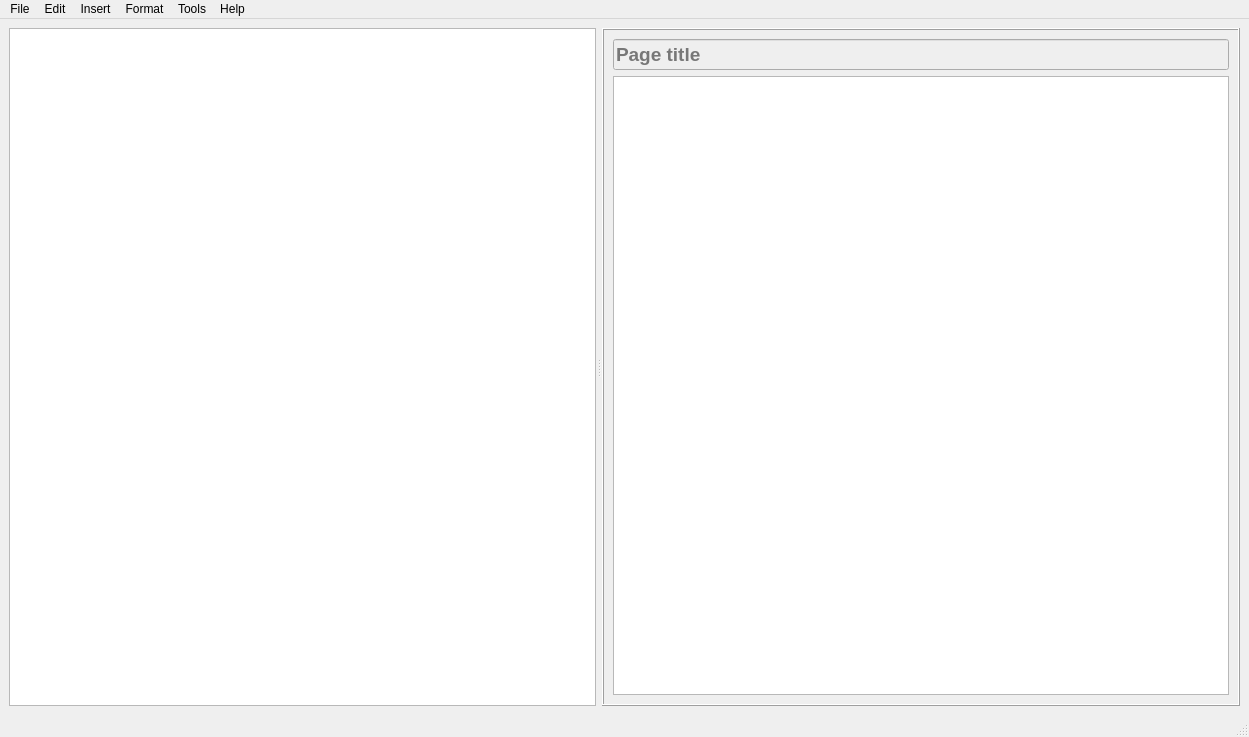
<?xml version="1.0" encoding="UTF-8"?>
<ui version="4.0">
 <class>MainWindow</class>
 <widget class="QMainWindow" name="MainWindow">
  <property name="geometry">
   <rect>
    <x>0</x>
    <y>0</y>
    <width>1249</width>
    <height>737</height>
   </rect>
  </property>
  <property name="windowTitle">
   <string>MainWindow</string>
  </property>
  <widget class="QWidget" name="centralwidget">
   <layout class="QHBoxLayout" name="horizontalLayout">
    <item>
     <widget class="QSplitter" name="mainSplitter">
      <property name="orientation">
       <enum>Qt::Horizontal</enum>
      </property>
      <property name="opaqueResize">
       <bool>true</bool>
      </property>
      <property name="handleWidth">
       <number>6</number>
      </property>
      <property name="childrenCollapsible">
       <bool>true</bool>
      </property>
      <widget class="QTreeWidget" name="notebookName">
       <property name="minimumSize">
        <size>
         <width>150</width>
         <height>0</height>
        </size>
       </property>
       <property name="maximumSize">
        <size>
         <width>16777215</width>
         <height>16777215</height>
        </size>
       </property>
       <property name="headerHidden">
        <bool>true</bool>
       </property>
       <attribute name="headerVisible">
        <bool>false</bool>
       </attribute>
       <column>
        <property name="text">
         <string notr="true">1</string>
        </property>
       </column>
      </widget>
      <widget class="QFrame" name="frame_3">
       <property name="sizePolicy">
        <sizepolicy hsizetype="Expanding" vsizetype="Preferred">
         <horstretch>0</horstretch>
         <verstretch>0</verstretch>
        </sizepolicy>
       </property>
       <property name="frameShape">
        <enum>QFrame::Box</enum>
       </property>
       <property name="frameShadow">
        <enum>QFrame::Raised</enum>
       </property>
       <layout class="QVBoxLayout" name="verticalLayout">
        <item>
         <widget class="QLineEdit" name="pageTitleEdit">
          <property name="enabled">
           <bool>false</bool>
          </property>
          <property name="font">
           <font>
            <pointsize>14</pointsize>
            <weight>75</weight>
            <bold>true</bold>
           </font>
          </property>
          <property name="placeholderText">
           <string>Page title</string>
          </property>
          <property name="clearButtonEnabled">
           <bool>true</bool>
          </property>
         </widget>
        </item>
        <item>
         <widget class="QTextEdit" name="pageEdit"/>
        </item>
       </layout>
      </widget>
     </widget>
    </item>
   </layout>
  </widget>
  <widget class="QMenuBar" name="menubar">
   <property name="geometry">
    <rect>
     <x>0</x>
     <y>0</y>
     <width>1249</width>
     <height>22</height>
    </rect>
   </property>
   <widget class="QMenu" name="menuFile">
    <property name="title">
     <string>File</string>
    </property>
    <addaction name="actionOpen"/>
    <addaction name="actionSave"/>
    <addaction name="actionSave_As"/>
    <addaction name="separator"/>
    <addaction name="actionPrint"/>
    <addaction name="actionPrint_Preview"/>
    <addaction name="separator"/>
    <addaction name="actionRename_Database"/>
    <addaction name="actionNew_Database"/>
    <addaction name="separator"/>
    <addaction name="actionBackup_Database"/>
    <addaction name="separator"/>
    <addaction name="actionExport_Binder"/>
    <addaction name="actionImport_Binder"/>
    <addaction name="separator"/>
    <addaction name="actionExit"/>
   </widget>
   <widget class="QMenu" name="menuInsert">
    <property name="title">
     <string>Insert</string>
    </property>
    <addaction name="actionAdd_Workbook"/>
    <addaction name="actionDelete_Workbook"/>
    <addaction name="actionRename_WorkBook"/>
    <addaction name="actionCollapse_All_Binders"/>
    <addaction name="separator"/>
    <addaction name="actionAdd_Scction"/>
    <addaction name="actionDelete_Section"/>
    <addaction name="actionRename_Section"/>
    <addaction name="separator"/>
    <addaction name="actionAdd_Page"/>
    <addaction name="actionDelete_Page"/>
    <addaction name="actionRename_Page"/>
    <addaction name="separator"/>
    <addaction name="actionInsert_Attachment"/>
    <addaction name="actionInsert_New_Spreadsheet"/>
    <addaction name="actionInsert_Spreadsheet_From_Template"/>
    <addaction name="actionInsert_Existing_Spreadsheet"/>
    <addaction name="actionManage_Page_Spreadsheets"/>
    <addaction name="separator"/>
    <addaction name="actionPlanning_Register"/>
    <addaction name="actionSave_Planning_Register_as_Preset"/>
    <addaction name="actionRename_Planning_Register_Preset"/>
    <addaction name="actionDelete_Planning_Register_Preset"/>
    <addaction name="separator"/>
   </widget>
   <widget class="QMenu" name="menuHelp">
    <property name="title">
     <string>Help</string>
    </property>
    <addaction name="actionGetting_Started"/>
    <addaction name="actionOrganizing_Notes"/>
    <addaction name="actionRich_Text_Editing"/>
    <addaction name="actionTables_and_Currency"/>
    <addaction name="actionBackups_and_Recovery"/>
    <addaction name="actionStorage_Locations"/>
    <addaction name="actionRestore_Backup_Bundles"/>
    <addaction name="actionKeyboard_Shortcuts"/>
    <addaction name="separator"/>
    <addaction name="actionTroubleshooting"/>
    <addaction name="separator"/>
    <addaction name="actionDocumentation"/>
    <addaction name="actionAbout"/>
   </widget>
   <widget class="QMenu" name="menuEdit">
    <property name="title">
     <string>Edit</string>
    </property>
    <widget class="QMenu" name="menuDefault_Paste_Mode">
     <property name="title">
      <string>Default Paste Mode</string>
     </property>
     <addaction name="actionPasteMode_Rich"/>
     <addaction name="actionPasteMode_Text_Only"/>
     <addaction name="actionPasteMode_Match_Style"/>
     <addaction name="actionPasteMode_Clean"/>
    </widget>
    <addaction name="actionUndo"/>
    <addaction name="actionRedo"/>
    <addaction name="separator"/>
    <addaction name="actionPaste_Text_Only"/>
    <addaction name="actionPaste_and_Match_Style"/>
    <addaction name="actionPaste_Clean_Formatting"/>
    <addaction name="menuDefault_Paste_Mode"/>
   </widget>
   <widget class="QMenu" name="menuFormat">
    <property name="title">
     <string>Format</string>
    </property>
    <widget class="QMenu" name="menuList_Schemes">
     <property name="title">
      <string>List Schemes</string>
     </property>
     <widget class="QMenu" name="menuOrdered_Numbered">
      <property name="title">
       <string>Ordered (Numbered)</string>
      </property>
      <addaction name="actionOrdered_Classic"/>
      <addaction name="actionOrdered_Decimal"/>
     </widget>
     <widget class="QMenu" name="menuUnordered_Bulleted">
      <property name="title">
       <string>Unordered (Bulleted)</string>
      </property>
      <addaction name="actionUnordered_Disc_Circle_Square"/>
      <addaction name="actionUnordered_Disc_Only"/>
     </widget>
     <addaction name="menuOrdered_Numbered"/>
     <addaction name="menuUnordered_Bulleted"/>
    </widget>
    <addaction name="menuList_Schemes"/>
   </widget>
   <widget class="QMenu" name="menuTools">
    <property name="title">
     <string>Tools</string>
    </property>
    <addaction name="actionSettings"/>
    <addaction name="actionOpen_Databases_Folder"/>
    <addaction name="actionMigrate_Current_DB_to_Root"/>
    <addaction name="actionClean_Unused_Media"/>
   </widget>
   <addaction name="menuFile"/>
   <addaction name="menuEdit"/>
   <addaction name="menuInsert"/>
   <addaction name="menuFormat"/>
   <addaction name="menuTools"/>
   <addaction name="menuHelp"/>
  </widget>
  <widget class="QStatusBar" name="statusbar"/>
  <action name="actionOpen">
   <property name="text">
    <string>Open</string>
   </property>
  </action>
  <action name="actionSave">
   <property name="text">
    <string>Save</string>
   </property>
  </action>
  <action name="actionSave_As">
   <property name="text">
    <string>Save As...</string>
   </property>
  </action>
  <action name="actionExit">
   <property name="text">
    <string>Exit</string>
   </property>
  </action>
  <action name="actionNew_Database">
   <property name="text">
    <string>New Database</string>
   </property>
  </action>
  <action name="actionExport_Database">
   <property name="text">
    <string>Export</string>
   </property>
  </action>
  <action name="actionAdd_WorkBook">
   <property name="text">
    <string>Add Binder</string>
   </property>
  </action>
  <action name="actionDelete_Workbook">
   <property name="text">
    <string>Delete Binder</string>
   </property>
  </action>
  <action name="actionRename_WorkBook">
   <property name="text">
    <string>Rename Binder</string>
   </property>
  </action>
  <action name="actionAdd_Workbook">
   <property name="text">
    <string>Add Binder</string>
   </property>
  </action>
  <action name="actionAdd_Scction">
   <property name="text">
    <string>Add Section</string>
   </property>
  </action>
  <action name="actionDelete_Section">
   <property name="text">
    <string>Delete Section</string>
   </property>
  </action>
  <action name="actionRename_Section">
   <property name="text">
    <string>Rename Section</string>
   </property>
  </action>
  <action name="actionAdd_Page">
   <property name="text">
    <string>Add Page</string>
   </property>
  </action>
  <action name="actionDelete_Page">
   <property name="text">
    <string>Delete Page</string>
   </property>
  </action>
  <action name="actionRename_Page">
   <property name="text">
    <string>Rename Page</string>
   </property>
  </action>
  <action name="actionInsert_Attachment">
   <property name="text">
    <string>Insert Attachment…</string>
   </property>
  </action>
  <action name="actionInsert_New_Spreadsheet">
   <property name="text">
    <string>Insert New Spreadsheet…</string>
   </property>
  </action>
  <action name="actionInsert_Spreadsheet_From_Template">
   <property name="text">
    <string>Insert From Spreadsheet Template…</string>
   </property>
  </action>
  <action name="actionInsert_Existing_Spreadsheet">
   <property name="text">
    <string>Insert Existing Spreadsheet…</string>
   </property>
  </action>
  <action name="actionManage_Page_Spreadsheets">
   <property name="text">
    <string>Manage Page Spreadsheets…</string>
   </property>
  </action>
  <action name="actionInsert_Table_Preset">
   <property name="text">
    <string>Insert Preset Register…</string>
   </property>
  </action>
  <action name="actionSave_Table_as_Preset">
   <property name="text">
    <string>Save Register as Preset…</string>
   </property>
  </action>
  <action name="actionClean_Unused_Media">
   <property name="text">
    <string>Clean Unused Media</string>
   </property>
  </action>
  <action name="actionSettings">
   <property name="text">
    <string>Settings…</string>
   </property>
  </action>
  <action name="actionOpen_Databases_Folder">
   <property name="text">
    <string>Open Databases Folder</string>
   </property>
  </action>
  <action name="actionMigrate_Current_DB_to_Root">
   <property name="text">
    <string>Migrate Current DB into Databases Root…</string>
   </property>
  </action>
  <action name="actionCollapse_All_Binders">
   <property name="text">
    <string>Collapse All Binders</string>
   </property>
  </action>
  <action name="actionPaste_Text_Only">
   <property name="text">
    <string>Paste Text Only</string>
   </property>
   <property name="shortcut">
    <string>Ctrl+Shift+V</string>
   </property>
  </action>
  <action name="actionPaste_and_Match_Style">
   <property name="text">
    <string>Paste and Match Style</string>
   </property>
   <property name="toolTip">
    <string>Paste keeping basic structure but match current font/size/color</string>
   </property>
   <property name="shortcut">
    <string>Ctrl+Alt+V</string>
   </property>
  </action>
  <action name="actionPaste_Clean_Formatting">
   <property name="text">
    <string>Paste — Clean Formatting</string>
   </property>
   <property name="toolTip">
    <string>Paste HTML but strip inline styles, classes, and backgrounds</string>
   </property>
  </action>
  <action name="actionPasteMode_Rich">
   <property name="checkable">
    <bool>true</bool>
   </property>
   <property name="text">
    <string>Rich (default Ctrl+V)</string>
   </property>
  </action>
  <action name="actionPasteMode_Text_Only">
   <property name="checkable">
    <bool>true</bool>
   </property>
   <property name="text">
    <string>Text Only (default Ctrl+V)</string>
   </property>
  </action>
  <action name="actionPasteMode_Match_Style">
   <property name="checkable">
    <bool>true</bool>
   </property>
   <property name="text">
    <string>Match Style (default Ctrl+V)</string>
   </property>
  </action>
  <action name="actionPasteMode_Clean">
   <property name="checkable">
    <bool>true</bool>
   </property>
   <property name="text">
    <string>Clean Formatting (default Ctrl+V)</string>
   </property>
  </action>
  <action name="actionOrdered_Classic">
   <property name="text">
    <string>Classic (I, A, 1, a, i)</string>
   </property>
  </action>
  <action name="actionOrdered_Decimal">
   <property name="text">
    <string>Decimal (1, 2, 3)</string>
   </property>
  </action>
  <action name="actionUnordered_Disc_Circle_Square">
   <property name="text">
    <string>Disc → Circle → Square</string>
   </property>
  </action>
  <action name="actionUnordered_Disc_Only">
   <property name="text">
    <string>Disc only</string>
   </property>
  </action>
  <action name="actionPlanning_Register">
   <property name="text">
    <string>Insert Planning Register</string>
   </property>
  </action>
  <action name="actionSave_Planning_Register_as_Preset">
   <property name="text">
    <string>Save Planning Register as Preset…</string>
   </property>
  </action>
  <action name="actionRename_Planning_Register_Preset">
   <property name="text">
    <string>Rename Planning Register Preset…</string>
   </property>
  </action>
  <action name="actionDelete_Planning_Register_Preset">
   <property name="text">
    <string>Delete Planning Register Preset…</string>
   </property>
  </action>
  <action name="actionBackup_Database">
   <property name="text">
    <string>Backup Database</string>
   </property>
  </action>
  <action name="actionRename_Database">
   <property name="text">
    <string>Rename Database</string>
   </property>
  </action>
  <action name="actionExport_Binder">
   <property name="text">
    <string>Export Binder</string>
   </property>
  </action>
  <action name="actionImport_Binder">
   <property name="text">
    <string>Import Binder</string>
   </property>
  </action>
  <action name="actionDocumentation">
   <property name="text">
    <string>Documentation</string>
   </property>
  </action>
    <action name="actionRestore_Backup_Bundles">
     <property name="text">
        <string>Restore Backup Bundles</string>
     </property>
    </action>
  <action name="actionKeyboard_Shortcuts">
   <property name="text">
    <string>Keyboard Shortcuts</string>
   </property>
  </action>
  <action name="actionAbout">
   <property name="text">
    <string>About NoteBook</string>
   </property>
  </action>
  <action name="actionGetting_Started">
   <property name="text">
    <string>Getting Started</string>
   </property>
  </action>
  <action name="actionOrganizing_Notes">
   <property name="text">
    <string>Organizing Your Notes</string>
   </property>
  </action>
  <action name="actionRich_Text_Editing">
   <property name="text">
    <string>Rich Text Editing</string>
   </property>
  </action>
  <action name="actionTables_and_Currency">
   <property name="text">
    <string>Tables and Currency Columns</string>
   </property>
  </action>
  <action name="actionBackups_and_Recovery">
   <property name="text">
    <string>Backups and Recovery</string>
   </property>
  </action>
  <action name="actionStorage_Locations">
   <property name="text">
    <string>Choosing Storage Locations</string>
   </property>
  </action>
  <action name="actionTroubleshooting">
   <property name="text">
    <string>Troubleshooting</string>
   </property>
  </action>
  <action name="actionPrint">
   <property name="text">
    <string>Print</string>
   </property>
  </action>
  <action name="actionPrint_Preview">
   <property name="text">
    <string>Print Preview</string>
   </property>
  </action>
  <action name="actionUndo">
   <property name="text">
    <string>Undo</string>
   </property>
  </action>
  <action name="actionRedo">
   <property name="text">
    <string>Redo</string>
   </property>
  </action>
 </widget>
 <resources/>
 <connections/>
</ui>
